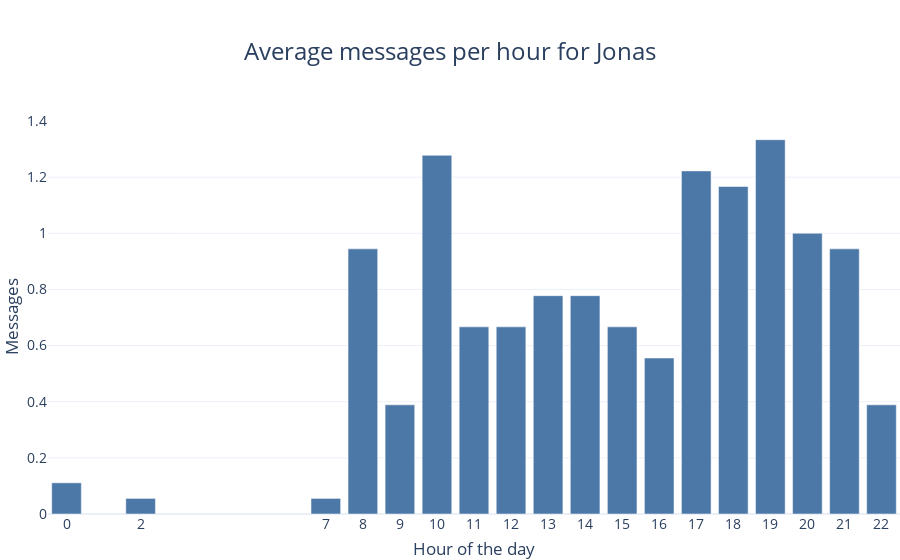

The notebook cell this image was saved under:
### Code cell
plot_data = pd.DataFrame()
df_temp = df[df["person"] == "User 0"]
plot_data["messages_per_hour_per_person"] = df_temp.groupby(['hour']).count()['message'] / len(df_temp.groupby(['hour']).count().index)
plot_data.reset_index(inplace=True)

bar0 = P.barplot(data=plot_data, x="hour",y="messages_per_hour_per_person",title_text="Average messages per hour for Jonas", xaxis_title="Hour of the day", yaxis_title="Messages",xtickvals=plot_data["hour"])
bar0.show()

### Figure 1 — Plotly figure (JSON) as saved in the notebook; plotly's stock layout.template omitted (floating-point values rounded to 4 significant figures)
{"data": [{"alignmentgroup": "True", "hovertemplate": "hour=%{x}<br>messages_per_hour_per_person=%{y}<extra></extra>", "legendgroup": "", "marker": {"color": "#4C78A8"}, "name": "", "offsetgroup": "", "orientation": "v", "showlegend": false, "textposition": "auto", "type": "bar", "x": [0, 2, 7, 8, 9, 10, 11, 12, 13, 14, 15, 16, 17, 18, 19, 20, 21, 22], "xaxis": "x", "y": [0.1111, 0.05556, 0.05556, 0.9444, 0.3889, 1.278, 0.6667, 0.6667, 0.7778, 0.7778, 0.6667, 0.5556, 1.222, 1.167, 1.333, 1, 0.9444, 0.3889], "yaxis": "y"}], "layout": {"autosize": true, "font": {"size": 14}, "legend": {"orientation": "h", "tracegroupgap": 0, "y": -0.3}, "margin": {"b": 0, "l": 0, "r": 0, "t": 120}, "title": {"font": {"size": 24}, "text": "Average messages per hour for Jonas", "x": 0.5}, "xaxis": {"anchor": "y", "domain": [0, 1], "tickvals": [0, 2, 7, 8, 9, 10, 11, 12, 13, 14, 15, 16, 17, 18, 19, 20, 21, 22], "title": {"text": "Hour of the day"}}, "yaxis": {"anchor": "x", "domain": [0, 1], "title": {"text": "Messages"}}}}
